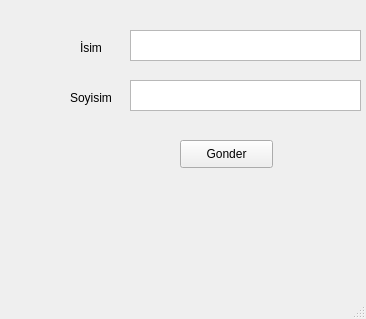
<?xml version="1.0" encoding="UTF-8"?>
<ui version="4.0">
 <class>TalepWindow</class>
 <widget class="QMainWindow" name="TalepWindow">
  <property name="geometry">
   <rect>
    <x>0</x>
    <y>0</y>
    <width>366</width>
    <height>319</height>
   </rect>
  </property>
  <property name="windowTitle">
   <string>MainWindow</string>
  </property>
  <widget class="QWidget" name="centralwidget">
   <widget class="QTextEdit" name="isimtxt">
    <property name="geometry">
     <rect>
      <x>130</x>
      <y>30</y>
      <width>231</width>
      <height>31</height>
     </rect>
    </property>
   </widget>
   <widget class="QTextEdit" name="soyisimtxt">
    <property name="geometry">
     <rect>
      <x>130</x>
      <y>80</y>
      <width>231</width>
      <height>31</height>
     </rect>
    </property>
   </widget>
   <widget class="QLabel" name="label">
    <property name="geometry">
     <rect>
      <x>80</x>
      <y>40</y>
      <width>55</width>
      <height>16</height>
     </rect>
    </property>
    <property name="text">
     <string>İsim</string>
    </property>
   </widget>
   <widget class="QLabel" name="label_2">
    <property name="geometry">
     <rect>
      <x>70</x>
      <y>90</y>
      <width>55</width>
      <height>16</height>
     </rect>
    </property>
    <property name="text">
     <string>Soyisim</string>
    </property>
   </widget>
   <widget class="QPushButton" name="pushButton">
    <property name="geometry">
     <rect>
      <x>180</x>
      <y>140</y>
      <width>93</width>
      <height>28</height>
     </rect>
    </property>
    <property name="text">
     <string>Gonder</string>
    </property>
   </widget>
  </widget>
  <widget class="QMenuBar" name="menubar">
   <property name="geometry">
    <rect>
     <x>0</x>
     <y>0</y>
     <width>366</width>
     <height>26</height>
    </rect>
   </property>
  </widget>
  <widget class="QStatusBar" name="statusbar"/>
 </widget>
 <resources/>
 <connections/>
</ui>
